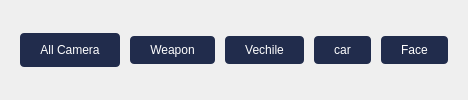
                 <widget class="QWidget" name="widget_8" native="true">
                  <layout class="QHBoxLayout" name="horizontalLayout_25">
                   <property name="spacing">
                    <number>10</number>
                   </property>
                   <property name="leftMargin">
                    <number>20</number>
                   </property>
                   <property name="topMargin">
                    <number>0</number>
                   </property>
                   <property name="rightMargin">
                    <number>20</number>
                   </property>
                   <property name="bottomMargin">
                    <number>0</number>
                   </property>
                   <item>
                    <widget class="QPushButton" name="All_camera">
                     <property name="minimumSize">
                      <size>
                       <width>0</width>
                       <height>0</height>
                      </size>
                     </property>
                     <property name="styleSheet">
                      <string notr="true">QPushButton{border-style:none;
background-color: rgb(33, 44, 76);
padding-top:10;
padding-bottom:10;
padding-left:20;
padding-right:20;
font: 75 9pt &quot;Arial&quot;;
color: rgb(255, 255, 255);
border-radius:4
}
QPushButton::hover{
background-color: qlineargradient(spread:pad, x1:1, y1:0, x2:0, y2:0, stop:0 rgba(0, 130, 195, 255), stop:1 rgba(0, 100, 147, 255));
}</string>
                     </property>
                     <property name="text">
                      <string>All Camera</string>
                     </property>
                    </widget>
                   </item>
                   <item>
                    <widget class="QPushButton" name="weapon_camera">
                     <property name="minimumSize">
                      <size>
                       <width>0</width>
                       <height>0</height>
                      </size>
                     </property>
                     <property name="styleSheet">
                      <string notr="true">QPushButton{border-style:none;
background-color: rgb(33, 44, 76);
padding-top:7;
padding-bottom:7;
padding-left:20;
padding-right:20;
font: 75 9pt &quot;Arial&quot;;
color: rgb(255, 255, 255);
border-radius:4
}
QPushButton::hover{
background-color: qlineargradient(spread:pad, x1:1, y1:0, x2:0, y2:0, stop:0 rgba(0, 130, 195, 255), stop:1 rgba(0, 100, 147, 255));
}</string>
                     </property>
                     <property name="text">
                      <string>Weapon</string>
                     </property>
                    </widget>
                   </item>
                   <item>
                    <widget class="QPushButton" name="vechile_camera">
                     <property name="minimumSize">
                      <size>
                       <width>0</width>
                       <height>0</height>
                      </size>
                     </property>
                     <property name="styleSheet">
                      <string notr="true">QPushButton{border-style:none;
background-color: rgb(33, 44, 76);
padding-top:7;
padding-bottom:7;
padding-left:20;
padding-right:20;
font: 75 9pt &quot;Arial&quot;;
color: rgb(255, 255, 255);
border-radius:4
}
QPushButton::hover{
background-color: qlineargradient(spread:pad, x1:1, y1:0, x2:0, y2:0, stop:0 rgba(0, 130, 195, 255), stop:1 rgba(0, 100, 147, 255));
}</string>
                     </property>
                     <property name="text">
                      <string>Vechile</string>
                     </property>
                    </widget>
                   </item>
                   <item>
                    <widget class="QPushButton" name="pc_camera">
                     <property name="minimumSize">
                      <size>
                       <width>0</width>
                       <height>0</height>
                      </size>
                     </property>
                     <property name="styleSheet">
                      <string notr="true">QPushButton{border-style:none;
background-color: rgb(33, 44, 76);
padding-top:7;
padding-bottom:7;
padding-left:20;
padding-right:20;
font: 75 9pt &quot;Arial&quot;;
color: rgb(255, 255, 255);
border-radius:4
}
QPushButton::hover{
background-color: qlineargradient(spread:pad, x1:1, y1:0, x2:0, y2:0, stop:0 rgba(0, 130, 195, 255), stop:1 rgba(0, 100, 147, 255));
}</string>
                     </property>
                     <property name="text">
                      <string>car</string>
                     </property>
                    </widget>
                   </item>
                   <item>
                    <widget class="QPushButton" name="face_cmera">
                     <property name="minimumSize">
                      <size>
                       <width>0</width>
                       <height>0</height>
                      </size>
                     </property>
                     <property name="styleSheet">
                      <string notr="true">QPushButton{border-style:none;
background-color: rgb(33, 44, 76);
padding-top:7;
padding-bottom:7;
padding-left:20;
padding-right:20;
font: 75 9pt &quot;Arial&quot;;
color: rgb(255, 255, 255);
border-radius:4
}
QPushButton::hover{
background-color: qlineargradient(spread:pad, x1:1, y1:0, x2:0, y2:0, stop:0 rgba(0, 130, 195, 255), stop:1 rgba(0, 100, 147, 255));
}</string>
                     </property>
                     <property name="text">
                      <string>Face</string>
                     </property>
                    </widget>
                   </item>
                  </layout>
                 </widget>
